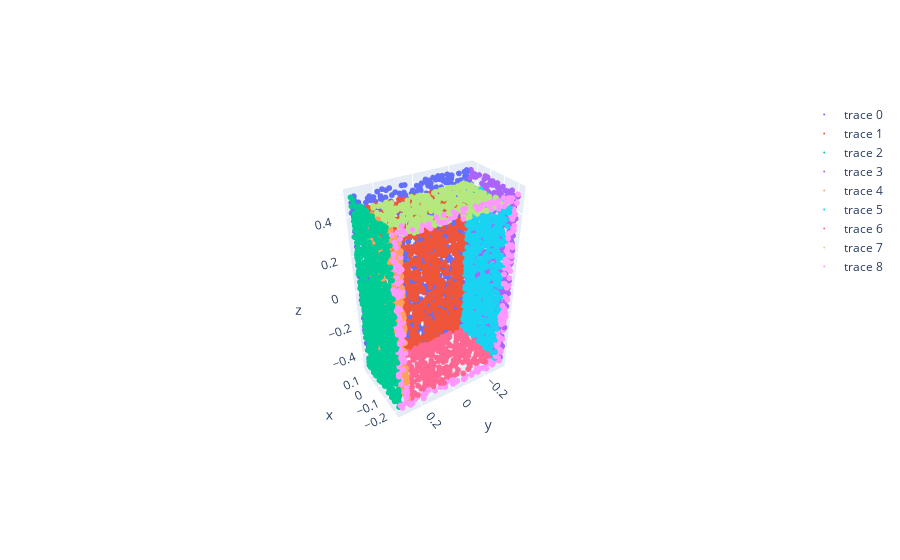

Notebook source saved alongside this figure:
### Code cell
display_segmentation(points_sub, cluster_ids)

### Figure 1 — Plotly figure (JSON) as saved in the notebook; plotly's stock layout.template omitted (floating-point values rounded to 4 significant figures; data arrays with more than 128 entries replaced by an {"elided": "..."} marker saying what was removed)
{"data": [{"marker": {"size": 2}, "mode": "markers", "type": "scatter3d", "x": {"elided": "1529 float values"}, "y": {"elided": "1529 float values"}, "z": {"elided": "1529 float values"}}, {"marker": {"size": 2}, "mode": "markers", "type": "scatter3d", "x": {"elided": "1176 float values"}, "y": {"elided": "1176 float values"}, "z": {"elided": "1176 float values"}}, {"marker": {"size": 2}, "mode": "markers", "type": "scatter3d", "x": {"elided": "904 float values"}, "y": {"elided": "904 float values"}, "z": {"elided": "904 float values"}}, {"marker": {"size": 2}, "mode": "markers", "type": "scatter3d", "x": {"elided": "871 float values"}, "y": {"elided": "871 float values"}, "z": {"elided": "871 float values"}}, {"marker": {"size": 2}, "mode": "markers", "type": "scatter3d", "x": {"elided": "692 float values"}, "y": {"elided": "692 float values"}, "z": {"elided": "692 float values"}}, {"marker": {"size": 2}, "mode": "markers", "type": "scatter3d", "x": {"elided": "670 float values"}, "y": {"elided": "670 float values"}, "z": {"elided": "670 float values"}}, {"marker": {"size": 2}, "mode": "markers", "type": "scatter3d", "x": {"elided": "435 float values"}, "y": {"elided": "435 float values"}, "z": {"elided": "435 float values"}}, {"marker": {"size": 2}, "mode": "markers", "type": "scatter3d", "x": {"elided": "417 float values"}, "y": {"elided": "417 float values"}, "z": {"elided": "417 float values"}}, {"marker": {"size": 2}, "mode": "markers", "type": "scatter3d", "x": {"elided": "306 float values"}, "y": {"elided": "306 float values"}, "z": {"elided": "306 float values"}}], "layout": {"autosize": true, "scene": {"aspectmode": "auto", "aspectratio": {"x": 0.5952, "y": 1.036, "z": 1.622}, "camera": {"center": {"x": 0, "y": 0, "z": 0}, "eye": {"x": -2.395, "y": 1.522, "z": 1.965}, "projection": {"type": "perspective"}, "up": {"x": 0, "y": 0, "z": 1}}}}}
